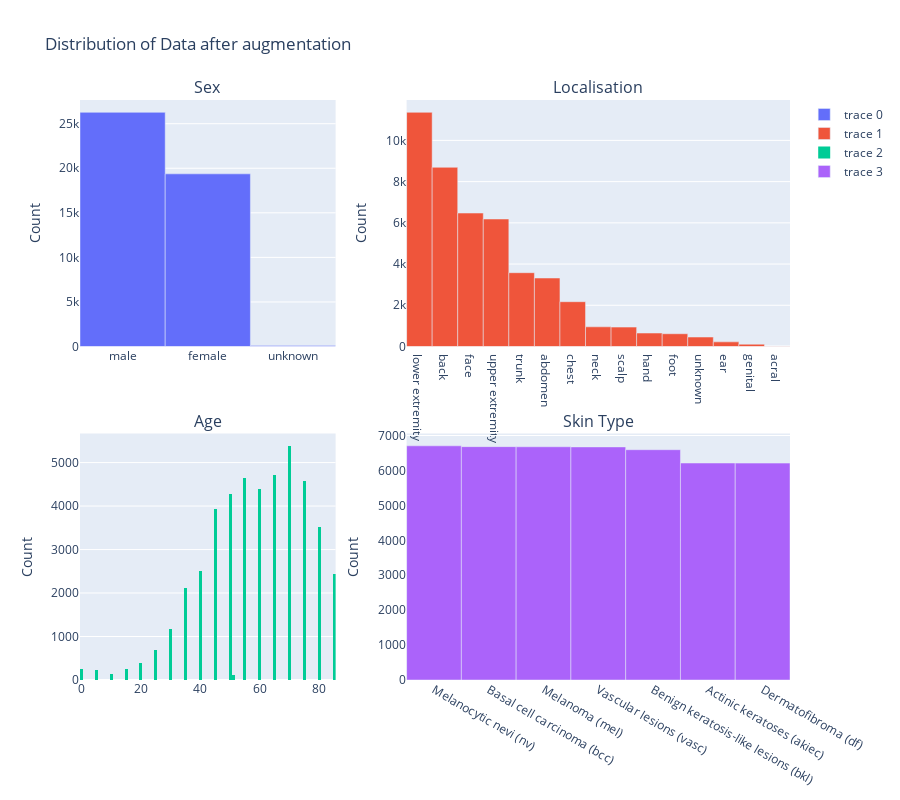

Notebook cell for this chart:
### Code cell
import pandas as pd
import plotly.graph_objects as go
from plotly.subplots import make_subplots

# Assuming 'data' DataFrame is already loaded and processed

data = data.sort_values('label')
data = data.reset_index(drop=True)

index1 = data[data['label'] == 1].index.values
index2 = data[data['label'] == 2].index.values
index3 = data[data['label'] == 3].index.values
index4 = data[data['label'] == 4].index.values
index5 = data[data['label'] == 5].index.values
index6 = data[data['label'] == 6].index.values

df_index1 = data.iloc[int(min(index1)):int(max(index1)+1)]
df_index2 = data.iloc[int(min(index2)):int(max(index2)+1)]
df_index3 = data.iloc[int(min(index3)):int(max(index3)+1)]
df_index4 = data.iloc[int(min(index4)):int(max(index4)+1)]
df_index5 = data.iloc[int(min(index5)):int(max(index5)+1)]
df_index6 = data.iloc[int(min(index6)):int(max(index6)+1)]

df_index1 = pd.concat([df_index1] * 5, ignore_index=True)
df_index2 = pd.concat([df_index2] * 5, ignore_index=True)
df_index3 = pd.concat([df_index3] * 12, ignore_index=True)
df_index4 = pd.concat([df_index4] * 18, ignore_index=True)
df_index5 = pd.concat([df_index5] * 46, ignore_index=True)
df_index6 = pd.concat([df_index6] * 53, ignore_index=True)

frames = [data, df_index1, df_index2, df_index3, df_index4, df_index5, df_index6]
final_data = pd.concat(frames)

print(data.shape)
print(final_data.shape)

fig = make_subplots(rows=2, cols=2,
                    subplot_titles=['Sex', 'Localisation', 'Age', 'Skin Type'],
                    vertical_spacing=0.15,
                    column_widths=[0.4, 0.6])

fig.add_trace(go.Bar(
            x=final_data['sex'].value_counts().index, 
            y=final_data['sex'].value_counts()),
            row=1, col=1)
fig.add_trace(go.Bar(
            x=final_data['localization'].value_counts().index, 
            y=final_data['localization'].value_counts()),
            row=1, col=2)
fig.add_trace(go.Histogram(
            x=final_data['age']),
            row=2, col=1)
fig.add_trace(go.Bar(
            x=final_data['dx'].value_counts().index.map(lesion_type_dict.get), 
            y=final_data['dx'].value_counts()),
            row=2, col=2)

for i in range(4):
    fig.update_yaxes(title_text='Count', row=i//2+1, col=i%2+1)
fig.update_layout(title='Distribution of Data after augmentation', height=800)

fig.show()

### Figure 1 — Plotly figure (JSON) as saved in the notebook; plotly's stock layout.template omitted (floating-point values rounded to 4 significant figures; data arrays with more than 128 entries replaced by an {"elided": "..."} marker saying what was removed)
{"data": [{"type": "bar", "x": ["male", "female", "unknown"], "xaxis": "x", "y": [26276, 19373, 107], "yaxis": "y"}, {"type": "bar", "x": ["lower extremity", "back", "face", "upper extremity", "trunk", "abdomen", "chest", "neck", "scalp", "hand", "foot", "unknown", "ear", "genital", "acral"], "xaxis": "x2", "y": [11361, 8694, 6474, 6185, 3580, 3322, 2173, 954, 940, 653, 618, 459, 225, 111, 7], "yaxis": "y2"}, {"type": "histogram", "x": {"elided": "45756 int values"}, "xaxis": "x3", "yaxis": "y3"}, {"type": "bar", "x": ["Melanocytic nevi (nv)", "Basal cell carcinoma (bcc)", "Melanoma (mel)", "Vascular lesions (vasc)", "Benign keratosis-like lesions (bkl)", "Actinic keratoses (akiec)", "Dermatofibroma (df)"], "xaxis": "x4", "y": [6705, 6682, 6678, 6674, 6594, 6213, 6210], "yaxis": "y4"}], "layout": {"annotations": [{"font": {"size": 16}, "showarrow": false, "text": "Sex", "x": 0.18, "xanchor": "center", "xref": "paper", "y": 1, "yanchor": "bottom", "yref": "paper"}, {"font": {"size": 16}, "showarrow": false, "text": "Localisation", "x": 0.73, "xanchor": "center", "xref": "paper", "y": 1, "yanchor": "bottom", "yref": "paper"}, {"font": {"size": 16}, "showarrow": false, "text": "Age", "x": 0.18, "xanchor": "center", "xref": "paper", "y": 0.425, "yanchor": "bottom", "yref": "paper"}, {"font": {"size": 16}, "showarrow": false, "text": "Skin Type", "x": 0.73, "xanchor": "center", "xref": "paper", "y": 0.425, "yanchor": "bottom", "yref": "paper"}], "height": 800, "title": {"text": "Distribution of Data after augmentation"}, "xaxis": {"anchor": "y", "domain": [0, 0.36]}, "xaxis2": {"anchor": "y2", "domain": [0.46, 1]}, "xaxis3": {"anchor": "y3", "domain": [0, 0.36]}, "xaxis4": {"anchor": "y4", "domain": [0.46, 1]}, "yaxis": {"anchor": "x", "domain": [0.575, 1], "title": {"text": "Count"}}, "yaxis2": {"anchor": "x2", "domain": [0.575, 1], "title": {"text": "Count"}}, "yaxis3": {"anchor": "x3", "domain": [0, 0.425], "title": {"text": "Count"}}, "yaxis4": {"anchor": "x4", "domain": [0, 0.425], "title": {"text": "Count"}}}}
